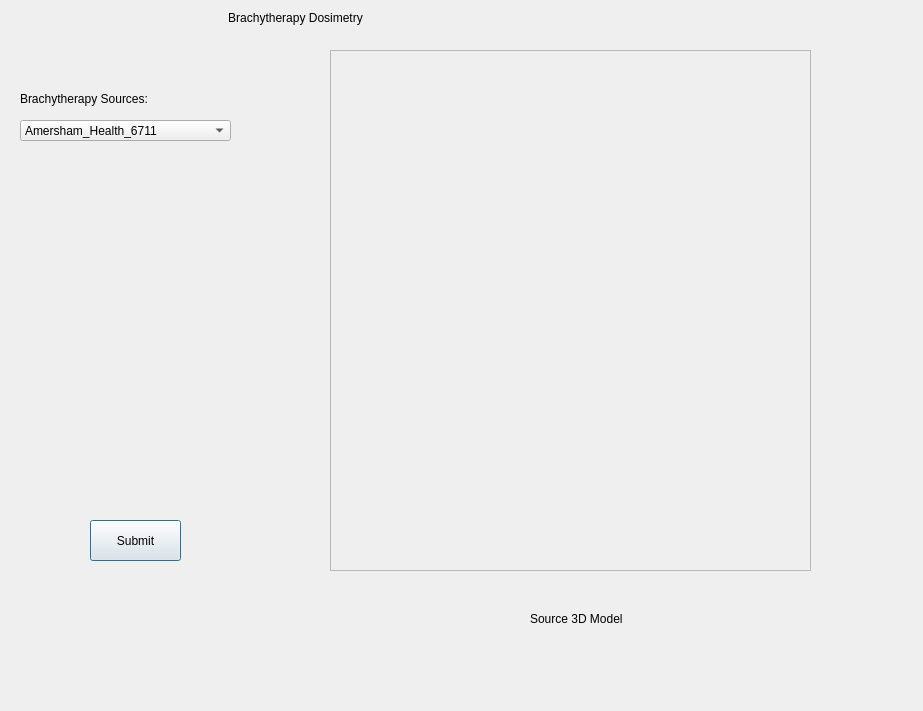
<?xml version="1.0" encoding="UTF-8"?>
<ui version="4.0">
 <class>Brachytherapy</class>
 <widget class="QDialog" name="Brachytherapy">
  <property name="geometry">
   <rect>
    <x>0</x>
    <y>0</y>
    <width>923</width>
    <height>711</height>
   </rect>
  </property>
  <property name="sizePolicy">
   <sizepolicy hsizetype="Fixed" vsizetype="Fixed">
    <horstretch>0</horstretch>
    <verstretch>0</verstretch>
   </sizepolicy>
  </property>
  <property name="windowTitle">
   <string>Dialog</string>
  </property>
  <widget class="QPushButton" name="pushButton">
   <property name="geometry">
    <rect>
     <x>90</x>
     <y>520</y>
     <width>91</width>
     <height>41</height>
    </rect>
   </property>
   <property name="text">
    <string>Submit</string>
   </property>
  </widget>
  <widget class="QComboBox" name="comboBox">
   <property name="geometry">
    <rect>
     <x>20</x>
     <y>120</y>
     <width>211</width>
     <height>21</height>
    </rect>
   </property>
   <item>
    <property name="text">
     <string>Amersham_Health_6711</string>
    </property>
   </item>
   <item>
    <property name="text">
     <string>Bebig_Theragenics</string>
    </property>
   </item>
   <item>
    <property name="text">
     <string>M-19_HDR</string>
    </property>
   </item>
   <item>
    <property name="text">
     <string>Nucletron_mHDR-v1</string>
    </property>
   </item>
   <item>
    <property name="text">
     <string>Nucletron_mPDR-v2</string>
    </property>
   </item>
   <item>
    <property name="text">
     <string>Varian_VS2000</string>
    </property>
   </item>
  </widget>
  <widget class="QLabel" name="label">
   <property name="geometry">
    <rect>
     <x>190</x>
     <y>10</y>
     <width>211</width>
     <height>17</height>
    </rect>
   </property>
   <property name="text">
    <string>&lt;html&gt;&lt;head/&gt;&lt;body&gt;&lt;p align=&quot;center&quot;&gt;Brachytherapy Dosimetry&lt;/p&gt;&lt;/body&gt;&lt;/html&gt;</string>
   </property>
  </widget>
  <widget class="QLabel" name="label_2">
   <property name="geometry">
    <rect>
     <x>20</x>
     <y>90</y>
     <width>171</width>
     <height>17</height>
    </rect>
   </property>
   <property name="text">
    <string>Brachytherapy Sources:</string>
   </property>
  </widget>
  <widget class="QLabel" name="label_3">
   <property name="geometry">
    <rect>
     <x>530</x>
     <y>610</y>
     <width>131</width>
     <height>17</height>
    </rect>
   </property>
   <property name="text">
    <string>Source 3D Model</string>
   </property>
  </widget>
  <widget class="QFrame" name="frame">
   <property name="geometry">
    <rect>
     <x>330</x>
     <y>50</y>
     <width>481</width>
     <height>521</height>
    </rect>
   </property>
   <property name="frameShape">
    <enum>QFrame::StyledPanel</enum>
   </property>
   <property name="frameShadow">
    <enum>QFrame::Raised</enum>
   </property>
   <layout class="QGridLayout" name="gridLayout">
    <item row="0" column="0">
     <widget class="QVTKWidget" name="qvtkWidget"/>
    </item>
   </layout>
  </widget>
 </widget>
 <customwidgets>
  <customwidget>
   <class>QVTKWidget</class>
   <extends>QWidget</extends>
   <header>QVTKWidget.h</header>
  </customwidget>
 </customwidgets>
 <resources/>
 <connections/>
</ui>
